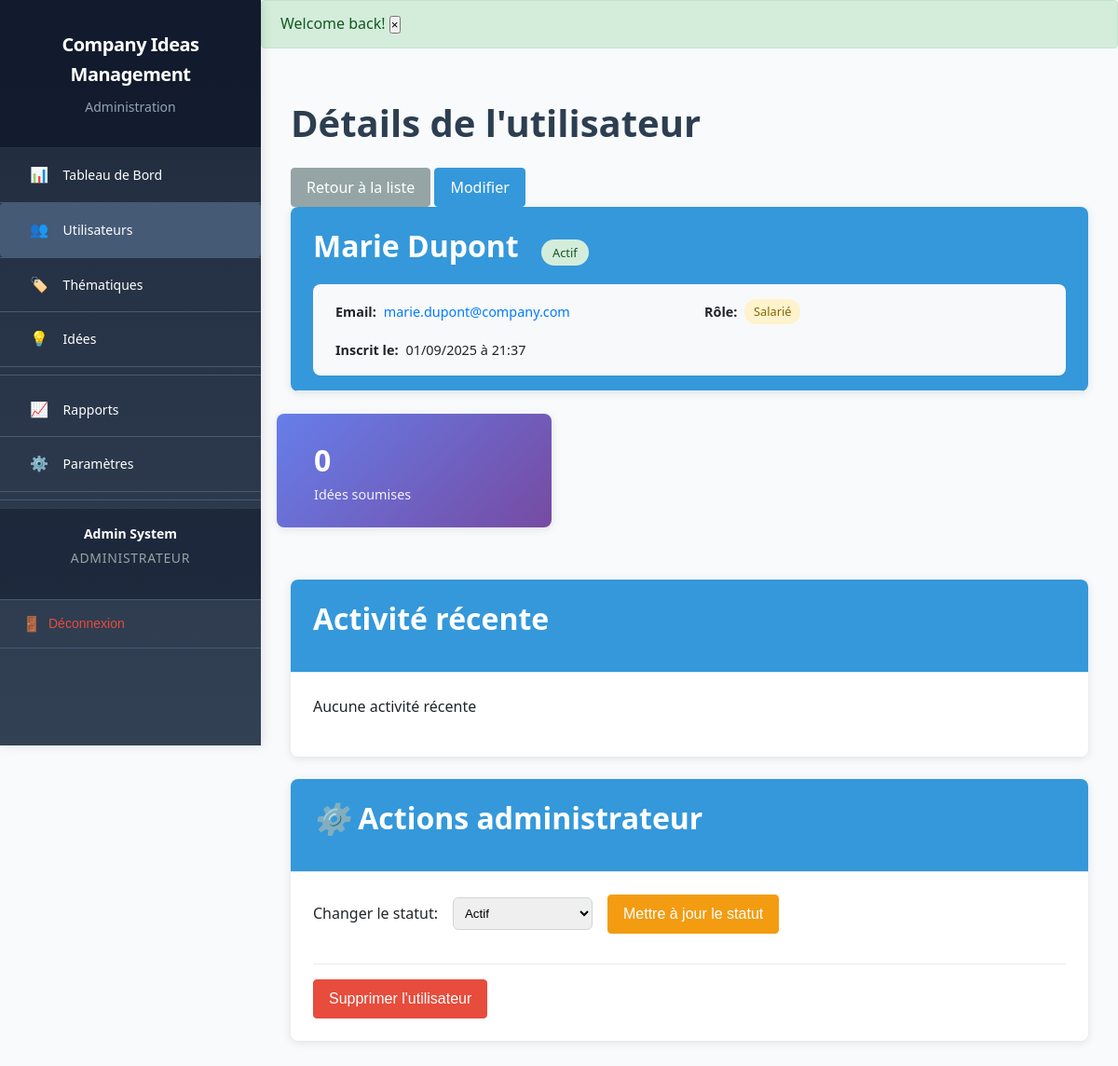
The page /admin/users/2 (signed in) on the database its author committed.
### tables this page shows
CREATE TABLE `users` (
    `id` BIGINT UNSIGNED NOT NULL AUTO_INCREMENT,
    `first_name` VARCHAR(100) NOT NULL,
    `last_name` VARCHAR(100) NOT NULL,
    `email` VARCHAR(180) NOT NULL,
    `password_hash` VARCHAR(255) NOT NULL,
    `role` ENUM('admin', 'salarie', 'evaluateur') NOT NULL,
    `status` ENUM('active', 'inactive') NOT NULL DEFAULT 'active',
    `created_at` DATETIME NOT NULL DEFAULT CURRENT_TIMESTAMP,
    `updated_at` DATETIME NULL ON UPDATE CURRENT_TIMESTAMP,
    PRIMARY KEY (`id`),
    UNIQUE KEY `email_unique` (`email`),
    KEY `idx_email` (`email`),
    KEY `idx_role` (`role`),
    KEY `idx_status` (`status`)
);

### app/Core/Controller.php (called while the page is built, shortened)
<?php
abstract class Controller
{
    protected $view;
    public function __construct()
    {
        $this->config = require dirname(__DIR__, 2) . '/config/config.php';
        $this->view = new View();
    }
    protected function render($template, $data = [], $layout = null)
    {
        if ($layout === null) {
            $layout = Auth::hasRole('admin') ? 'admin' : 'front';
        }
        $this->view->render($template, $data, $layout);
    }
}

### app/Controllers/Admin/UserController.php (called while the page is built, shortened)
<?php
class UserController extends Controller
{
    private $userModel;
    public function __construct()
    {
        $this->userModel = new User();
    }
    public function show($id)
    {
        $id = (int) $id;
        $user = $this->userModel->findById($id);
        $data = [
            'user' => $user,
            'pageTitle' => 'User Details'
        ];
        $this->render('admin/users/show', $data);
    }
}

### app/Core/Bootstrap.php (called while the page is built, shortened)
<?php
class Bootstrap
{
    private Router $router;
    public function __construct()
    {
        $this->config = require dirname(__DIR__, 2) . '/config/config.php';
        $this->router = new Router();
    }
    public function run(): void
    {
        try {
            $this->router->dispatch();
        } catch (\Throwable $e) {
            $this->handleException($e);
        }
    }
}

### public/index.php (called while the page is built, shortened)
<?php
try {
    $app = new Bootstrap();
    $app->run();
} catch (Throwable $e) {
    http_response_code(500);
    $config = require APP_ROOT . '/config/config.php';
    if ($config['app']['debug']) {
        echo "<h1>Application Error</h1>";
        echo "<p><strong>Message:</strong> " . htmlspecialchars($e->getMessage()) . "</p>";
        echo "<p><strong>File:</strong> " . htmlspecialchars($e->getFile()) . "</p>";
        echo "<p><strong>Line:</strong> " . $e->getLine() . "</p>";
        echo "<pre>" . htmlspecialchars($e->getTraceAsString()) . "</pre>";
    } else {
        echo "<h1>500 - Internal Server Error</h1>";
        echo "<p>Something went wrong. Please try again later.</p>";
    }
}

### app/Core/Auth.php (called while the page is built, shortened)
<?php
class Auth
{
    private static $user = null;
    private static $config = null;
    public static function init()
    {
        if (self::$config === null) {
            self::$config = require dirname(__DIR__, 2) . '/config/config.php';
        }
    }
    public static function check()
    {
        return self::user() !== null;
    }
    public static function user()
    {
        if (self::$user !== null) {
            return self::$user;
        }
        $userModel = new User();
        self::$user = $userModel->findById($_SESSION['user_id']);
        return self::$user;
    }
    public static function hasRole($role)
    {
        $user = self::user();
        return $user && $user['role'] === $role;
    }
    private static function isSessionExpired()
    {
        $sessionLifetime = self::$config['session']['lifetime'];
        return (time() - $_SESSION['login_time']) > $sessionLifetime;
    }
}

### app/Models/User.php (called while the page is built, shortened)
<?php
class User
{
    private $db;
    private $table = 'users';
    public function __construct()
    {
        $this->db = Database::getInstance();
    }
    public function findById($id)
    {
        $id = (int) $id;
        $stmt = $this->db->prepare("SELECT * FROM {$this->table} WHERE id = ?");
        $stmt->execute([$id]);
        return $stmt->fetch();
    }
}

### app/Core/Database.php (called while the page is built, shortened)
<?php
class Database
{
    private static ?Database $instance = null;
    private PDO $connection;
    private array $config;
    private function __construct()
    {
        $this->config = require dirname(__DIR__, 2) . '/config/config.php';
    }
    public static function getInstance(): self
    {
        if (self::$instance === null) {
            self::$instance = new self();
        }
        return self::$instance;
    }
    private function connect(): void
    {
        $dbConfig = $this->config['database'];
        try {
            $dsn = "mysql:host={$dbConfig['host']};dbname={$dbConfig['dbname']};charset={$dbConfig['charset']}";
            $this->connection = new PDO(
                $dsn,
                $dbConfig['username'],
                $dbConfig['password'],
                [
                    PDO::ATTR_ERRMODE => PDO::ERRMODE_EXCEPTION,
                    PDO::ATTR_DEFAULT_FETCH_MODE => PDO::FETCH_ASSOC,
                    PDO::ATTR_EMULATE_PREPARES => false,
                    PDO::ATTR_STRINGIFY_FETCHES => false,
                    PDO::MYSQL_ATTR_INIT_COMMAND => "SET NAMES {$dbConfig['charset']} COLLATE {$dbConfig['charset']}_unicode_ci"
                ]
            );
        } catch (PDOException $e) {
            throw new Exception("Database connection failed: " . $e->getMessage());
        }
    }
    public function prepare(string $sql): \PDOStatement
    {
        return $this->connection->prepare($sql);
    }
}

### config/config.php (called while the page is built, shortened)
<?php
return [
    'database' => [
        'host' => $_ENV['DB_HOST'] ?? 'localhost',
        'dbname' => $_ENV['DB_NAME'] ?? 'company_ideas',
        'username' => $_ENV['DB_USER'] ?? 'root',
        'password' => $_ENV['DB_PASS'] ?? '',
        'charset' => 'utf8mb4',
        'options' => [
            PDO::ATTR_ERRMODE => PDO::ERRMODE_EXCEPTION,
            PDO::ATTR_DEFAULT_FETCH_MODE => PDO::FETCH_ASSOC,
            PDO::ATTR_EMULATE_PREPARES => false,
        ]
    ],
    'app' => [
        'name' => $_ENV['APP_NAME'] ?? 'Company Ideas Management',
        'env' => $_ENV['APP_ENV'] ?? 'development',
        'debug' => filter_var($_ENV['APP_DEBUG'] ?? true, FILTER_VALIDATE_BOOLEAN),
        'url' => rtrim($_ENV['APP_URL'] ?? 'http://localhost', '/'),
        'key' => $_ENV['APP_KEY'] ?? 'change-this-key-in-production',
        'timezone' => 'Europe/Paris',
    ],
    'security' => [
        'csrf_token_name' => $_ENV['CSRF_TOKEN_NAME'] ?? 'csrf_token',
        'password_cost' => 12,
        'login_attempts_max' => 5,
        'login_attempts_window' => 900,
    ],
    'session' => [
        'name' => $_ENV['SESSION_NAME'] ?? 'company_ideas_session',
        'lifetime' => (int)($_ENV['SESSION_LIFETIME'] ?? 7200),
        'path' => '/',
        'domain' => '',
        'secure' => false,
        'httponly' => true,
        'samesite' => 'Lax',
    ],
    'upload' => [
        'max_size' => (int)($_ENV['UPLOAD_MAX_SIZE'] ?? 5242880),
        'allowed_extensions' => explode(',', $_ENV['ALLOWED_EXTENSIONS'] ?? 'pdf,doc,docx,jpg,jpeg,png,gif'),
        'upload_path' => dirname(__DIR__) . '/public/uploads/',
    ],
    'paths' => [
        'root' => dirname(__DIR__),
        'app' => dirname(__DIR__) . '/app',
        'views' => dirname(__DIR__) . '/app/Views',
        'public' => dirname(__DIR__) . '/public',
        'uploads' => dirname(__DIR__) . '/public/uploads',
    ],
];

### app/Views/admin/users/show.php (the view, shortened to what this page needs)
<div class="page-header">
    <div class="page-header-content">
        <h1 class="page-title">
            Détails de l'utilisateur
        </h1>
        <div class="page-actions">
            <a href="/admin/users" class="btn btn-secondary">
                Retour à la liste
            </a>
            <a href="/admin/users/<?= $user['id'] ?>/edit" class="btn btn-primary">
                Modifier
            </a>
        </div>
    </div>
</div>
<div class="content-container">
    <div class="card user-details-card">
        <div class="card-header">
            <h2 class="card-title">
                <?= htmlspecialchars($user['first_name'] . ' ' . $user['last_name']) ?>
                <span class="status-badge status-<?= $user['status'] ?>">
                    <?= $user['status'] === 'active' ? 'Actif' : 'Inactif' ?>
                </span>
            </h2>
            <div class="user-meta">
                <div class="meta-item">
                    <strong>Email:</strong>
                    <a href="mailto:<?= htmlspecialchars($user['email']) ?>">
                        <?= htmlspecialchars($user['email']) ?>
                    </a>
                </div>
                <div class="meta-item">
                    <strong>Rôle:</strong>
                    <span class="role-badge role-<?= $user['role'] ?>">
                        <?= match($user['role']) {
                            'admin' => 'Administrateur',
                            'salarie' => 'Salarié',
                            'evaluateur' => 'Évaluateur',
                            default => ucfirst($user['role'])
                        } ?>
                    </span>
                </div>
                <div class="meta-item">
                    <strong>Inscrit le:</strong> <?= date('d/m/Y à H:i', strtotime($user['created_at'])) ?>
                </div>
            </div>
        </div>
    </div>
    <div class="row">
        <div class="col-md-4">
            <div class="card stats-card">
                <div class="card-body">
                    <div class="stats-content">
                        <div class="stats-info">
                            <h3 class="stats-number" id="ideas-count">-</h3>
                            <p class="stats-label">Idées soumises</p>
                        </div>
                    </div>
                </div>
            </div>
        </div>
    </div>
    <div class="card activity-card">
        <div class="card-header">
            <h2 class="card-title">
                Activité récente
            </h2>
        </div>
        <div class="card-body">
            <div id="recent-activity">
            </div>
        </div>
    </div>
    <?php if (\App\Core\Auth::user()['role'] === 'admin' && \App\Core\Auth::user()['id'] != $user['id']): ?>
    <div class="card admin-actions-card">
        <div class="card-header">
            <h2 class="card-title">
                <i class="icon-settings"></i>
                Actions administrateur
            </h2>
        </div>
        <div class="card-body">
            <div class="action-buttons">
                <form method="POST" action="/admin/users/<?= $user['id'] ?>/status" class="status-form">
                    <div class="status-actions">
                        <label for="status">Changer le statut:</label>
                        <select name="status" id="status" class="form-select">
                            <option value="active" <?= $user['status'] === 'active' ? 'selected' : '' ?>>Actif</option>
                        </select>
                        <button type="submit" class="btn btn-warning">
                            Mettre à jour le statut
                        </button>
                    </div>
                </form>
                <div class="danger-actions">
                    <button type="button" class="btn btn-danger" onclick="confirmDelete()">
                        Supprimer l'utilisateur
                    </button>
                </div>
            </div>
        </div>
    </div>
    <?php endif; ?>
</div>

### app/Core/Router.php (shortened to what this page needs)
<?php
class Router
{
    private $routes = [];
    public function __construct()
    {
        $this->config = require dirname(__DIR__, 2) . '/config/config.php';
    }
    public function dispatch()
    {
        $request = new Request();
        $method = $request->getMethod();
        $uri = $request->getUri();
        $uri = strtok($uri, '?');
        $routeKey = $method . '|' . $uri;
        foreach ($this->routes as $pattern => $route) {
            if ($this->matchRoute($pattern, $routeKey, $params)) {
                $this->handleRoute($route, $params);
                return;
            }
        }
    }
    private function matchRoute($pattern, $routeKey, &$params)
    {
        $pattern = str_replace('|', '\|', $pattern);
        $pattern = str_replace('{id}', '(\d+)', $pattern);
        $pattern = str_replace('{slug}', '([a-zA-Z0-9-_]+)', $pattern);
        $regexPattern = '#^' . $pattern . '$#';
        if (preg_match($regexPattern, $routeKey, $matches)) {
            return true;
        }
        return false;
    }
    private function handleRoute($route, $params)
    {
        if (isset($route['role'])) {
            if (!Auth::check()) {
                Response::redirect('/login');
                return;
            }
        }
        $controller = new $controllerName();
        $method = $route['method'];
        call_user_func_array([$controller, $method], $params);
    }
}

### app/Views/partials/navbar_admin.php (shortened to what this page needs)
<nav class="sidebar-nav">
    <ul class="nav-list">
        <li class="nav-item">
            <a href="/admin" class="nav-link <?= $_SERVER['REQUEST_URI'] === '/admin' ? 'active' : '' ?>">
                <i class="icon-dashboard"></i>
                <span>Tableau de Bord</span>
            </a>
        </li>
        <li class="nav-item">
            <a href="/admin/users" class="nav-link <?= strpos($_SERVER['REQUEST_URI'], '/admin/users') === 0 ? 'active' : '' ?>">
                <i class="icon-users"></i>
                <span>Utilisateurs</span>
            </a>
        </li>
        <li class="nav-item">
            <a href="/admin/themes" class="nav-link <?= strpos($_SERVER['REQUEST_URI'], '/admin/themes') === 0 ? 'active' : '' ?>">
                <i class="icon-themes"></i>
                <span>Thématiques</span>
            </a>
        </li>
        <li class="nav-item">
            <a href="/admin/ideas" class="nav-link <?= strpos($_SERVER['REQUEST_URI'], '/admin/ideas') === 0 ? 'active' : '' ?>">
                <i class="icon-ideas"></i>
                <span>Idées</span>
            </a>
        </li>
        <li class="nav-divider"></li>
        <li class="nav-item">
            <a href="/admin/reports" class="nav-link <?= strpos($_SERVER['REQUEST_URI'], '/admin/reports') === 0 ? 'active' : '' ?>">
                <i class="icon-reports"></i>
                <span>Rapports</span>
            </a>
        </li>
        <li class="nav-item">
            <a href="/admin/settings" class="nav-link <?= strpos($_SERVER['REQUEST_URI'], '/admin/settings') === 0 ? 'active' : '' ?>">
                <i class="icon-settings"></i>
                <span>Paramètres</span>
            </a>
        </li>
        <li class="nav-divider"></li>
        <li class="nav-user">
            <div class="user-info">
                <div class="user-name"><?= htmlspecialchars($user['first_name'] . ' ' . $user['last_name']) ?></div>
                <div class="user-role">Administrateur</div>
            </div>
        </li>
        <li class="nav-item">
            <form method="POST" action="/logout" class="logout-form">
                <button type="submit" class="nav-link btn-logout" data-confirm="Êtes-vous sûr de vouloir vous déconnecter ?">
                    <i class="icon-logout"></i>
                    <span>Déconnexion</span>
                </button>
            </form>
        </li>
    </ul>
</nav>

### rows shown on the page
users: role "admin" (drawn), first_name+last_name "Admin System"
users: first_name+last_name "Marie Dupont", email "marie.dupont@company.com", role "Salarié", created_at "01/09/2025 à 21:37", status "Actif"

### other values the page prints
$message['message'] "Welcome back!"
